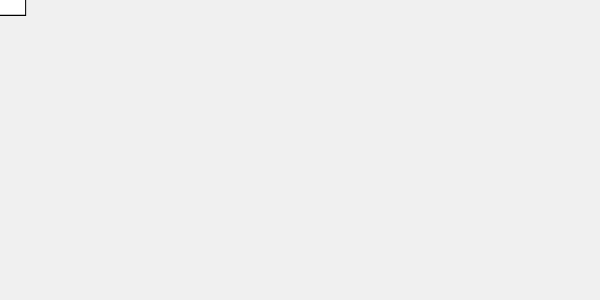
Frame 1 (no input)
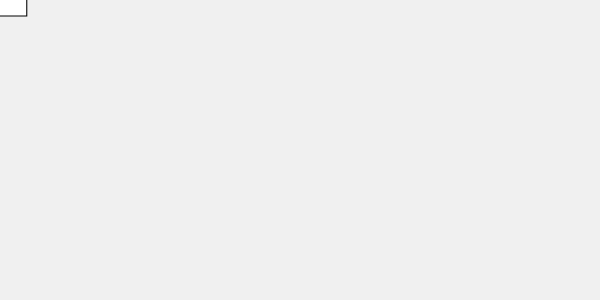
Frame 60 (no input)
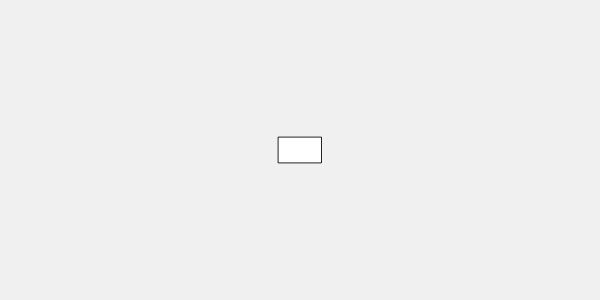
Frame 120 (the mouse pressed at the canvas centre since frame 60)

The p5.js sketch that drew these frames (run headless with seeded random() and noise() and a simulated clock; from frame 60 on, the mouse is pressed at the canvas centre):

// p5.js sketch
// ── sketch.js
let s = 1;
let x=0;
let y=0;
let c=0;
function setup() {
  createCanvas(600, 300);
  
}

function draw() {
  background(240);
  s = 1 + 0.5 * sin(frameCount * 0.05)
    
  push()
  translate(x,y)
  scale(s)
  rectMode(CENTER)
  rect(0,0,50,30)
  pop();
 
}

function mousePressed(){
  x=mouseX
  y=mouseY
}
